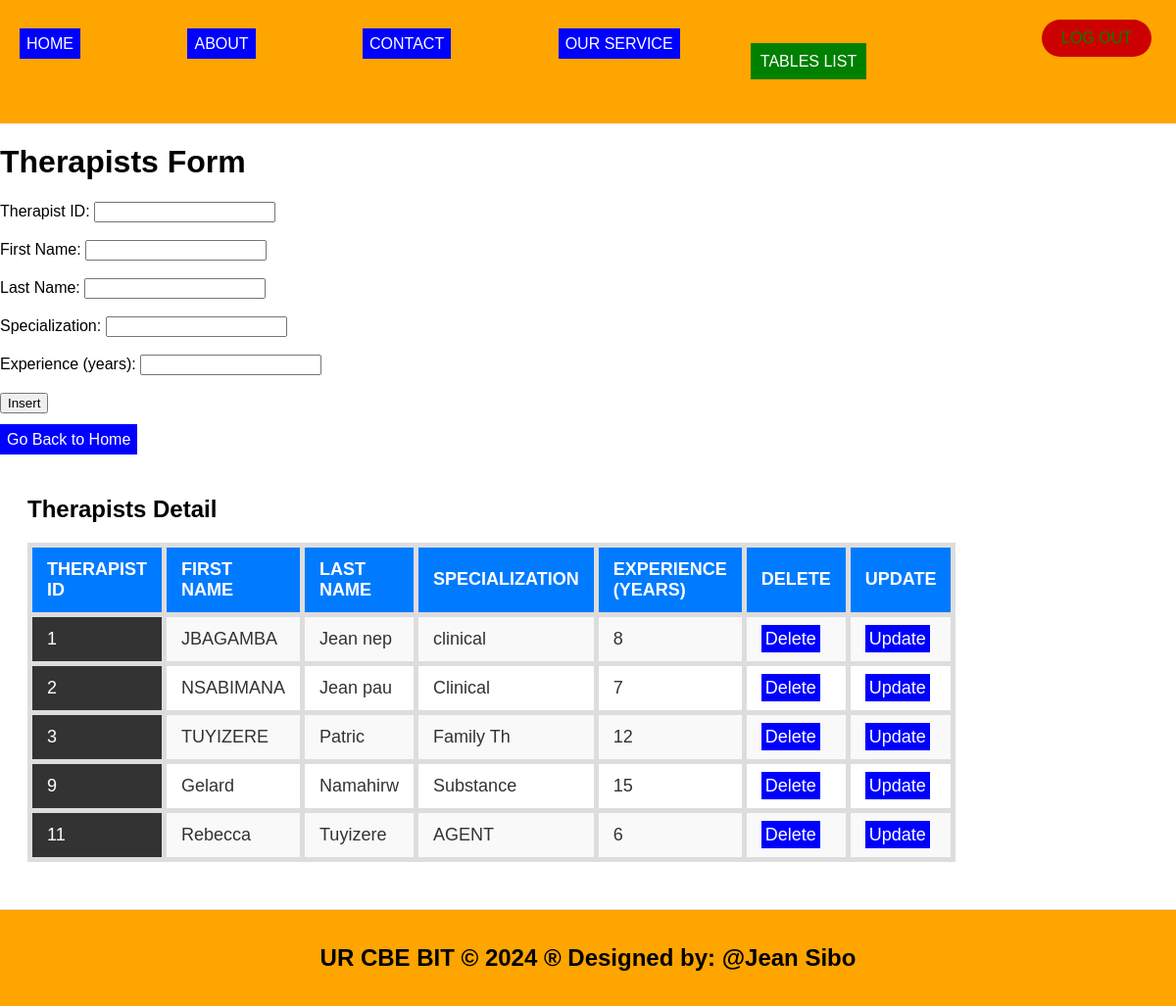
/therapists.php, run on the app's committed database.
### tables this page shows
CREATE TABLE `therapists` (
  `therapist_id` int(10) NOT NULL,
  `therapist_first_name` varchar(10) NOT NULL,
  `therapist_last_name` varchar(8) NOT NULL,
  `specialization` varchar(9) NOT NULL,
  `experience_years` int(3) NOT NULL
);

### therapists.php (the view, shortened to what this page needs)
 <!DOCTYPE html>
<html lang="en">
<head>
  <link rel="stylesheet" type="text/css" href="style.css">
</head>
<body style="background-color: none;">
  <header>
    <ul style="list-style-type: none; padding: 0;">
      <li style="display: inline; margin-right: 10px;">
        <ul style="list-style-type: none; padding: 0;">
          <li style="display: inline; margin-right: 100px;"><a href="./home.html">HOME</a></li>
          <li style="display: inline; margin-right: 100px;"><a href="./about.html">ABOUT</a></li>
          <li style="display: inline; margin-right: 100px;"><a href="./contact.html">CONTACT</a></li>
          <li style="display: inline; margin-right: 100px;">
        <a href="./ourservice.html">OUR SERVICE</a>
      </li>
            <center>
          <li class="dropdown" style="display: inline; margin-right: 50px;">
            <a href="#" style="padding: 10px; color: white; background-color: green; margin-right: -500px;"> TABLES LIST </a>
          </li>
        </center>
          </li>
        </ul>
    <a class="logout" href="logout.php">LOG OUT</a>
  </header>
<body style="background-color: yellowgreen;">
     <h1>Therapists Form</h1>
    <form method="post" onsubmit="return confirmInsert();">
      <label for="therapist_id">Therapist ID:</label>
      <input type="number" id="therapist_id" name="therapist_id" required><br><br>
      <label for="therapist_first_name">First Name:</label>
      <input type="text" id="therapist_first_name" name="therapist_first_name" required><br><br>
      <label for="therapist_last_name">Last Name:</label>
      <input type="text" id="therapist_last_name" name="therapist_last_name" required><br><br>
      <label for="specialization">Specialization:</label>
      <input type="text" id="specialization" name="specialization" required><br><br>
      <label for="experience_years">Experience (years):</label>
      <input type="number" id="experience_years" name="experience_years" required><br><br>
      <input type="submit" name="add" value="Insert"><br><br>
      <a href="./home.html">Go Back to Home</a>
    </form>
    <?php
    include('database_connection.php');
    ?>
    <section>
      <h2>Therapists Detail</h2>
      <table>
        <tr>
          <th>Therapist ID</th>
          <th>First Name</th>
          <th>Last Name</th>
          <th>Specialization</th>
          <th>Experience (years)</th>
          <th>Delete</th>
          <th>Update</th>
        </tr>
        <?php
        $sql = "SELECT * FROM therapists";
        $result = $connection->query($sql);
        if ($result->num_rows > 0) {
          while ($row = $result->fetch_assoc()) {
            echo "<tr>
                    <td>{$row['therapist_id']}</td>
                    <td>{$row['therapist_first_name']}</td>
                    <td>{$row['therapist_last_name']}</td>
                    <td>{$row['specialization']}</td>
                    <td>{$row['experience_years']}</td>
                    <td><a style='padding:4px' href='delete_therapist.php?therapist_id={$row['therapist_id']}'>Delete</a></td>
                    <td><a style='padding:4px' href='update_therapist.php?therapist_id={$row['therapist_id']}'>Update</a></td>
                  </tr>";
          }
        } else {
          echo "<tr><td colspan='7'>No data found</td></tr>";
        }
        ?>
      </table>
    </section>
    <footer>
      <h2>UR CBE BIT &copy; 2024 &reg; Designed by: @Jean  Sibo</h2>
    </footer>
  </body>
</html>

### style.css (style rules this page uses)
body { font-family: Arial, sans-serif; margin: 0; padding: 0; }
.dropdown { position: relative; display: none; margin-right: 15px; }
body { font-family: Arial,sans-serif; margin:0; padding:0; }
header { background-color:orange; padding: 20px; }
footer { text-align: center; padding: 15px; background-color:orange; }
.dropdown { position: right; display:right; direction:rtl; }
section { padding:28px; border-bottom: 1px solid #ddd; }

### therapists.php (style rules this page uses)
header { background-color: orange; ; }
a { padding: 7px; color: white; background-color: blue; text-decoration: none; margin-right: 5px; }
table { width: 75%; border-collapse: collapse; margin: 20px 0; font-size: 18px; text-align: left; }
td:first-child { background-color: #333333; color: #ffffff; }
th, td { padding: 12px 15px; border: 5px solid #ddd; }
th { background-color: #f4f4f4; color: #333; }
tr:nth-child(even) { background-color: #f9f9f9; }
tr:nth-child(odd) { background-color: #fff; }
th { font-weight: bold; text-transform: uppercase; background-color: #007BFF; color: white; }
td { color: #333; }
.logout { position: absolute; top: 20px; right: 20px; color: green; background-color: #cc0000; padding: 10px 20px; text-decoration: none; border-radius: 20px; transition: background-color 0.3s ease; }

### data on the page
therapists: therapist_id "1", therapist_first_name "JBAGAMBA", therapist_last_name "Jean nep", specialization "clinical", experience_years "8"
therapists: therapist_id "2", therapist_first_name "NSABIMANA", therapist_last_name "Jean pau", specialization "Clinical", experience_years "7"
therapists: therapist_id "3", therapist_first_name "TUYIZERE", therapist_last_name "Patric", specialization "Family Th", experience_years "12"
therapists: therapist_id "9", therapist_first_name "Gelard", therapist_last_name "Namahirw", specialization "Substance", experience_years "15"
therapists: therapist_id "11", therapist_first_name "Rebecca", therapist_last_name "Tuyizere", specialization "AGENT", experience_years "6"
